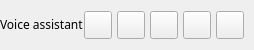
           <widget class="QFrame" name="contentTopBg">
            <property name="minimumSize">
             <size>
              <width>0</width>
              <height>50</height>
             </size>
            </property>
            <property name="maximumSize">
             <size>
              <width>16777215</width>
              <height>50</height>
             </size>
            </property>
            <property name="frameShape">
             <enum>QFrame::NoFrame</enum>
            </property>
            <property name="frameShadow">
             <enum>QFrame::Raised</enum>
            </property>
            <layout class="QHBoxLayout" name="horizontalLayout">
             <property name="spacing">
              <number>0</number>
             </property>
             <property name="leftMargin">
              <number>0</number>
             </property>
             <property name="topMargin">
              <number>0</number>
             </property>
             <property name="rightMargin">
              <number>10</number>
             </property>
             <property name="bottomMargin">
              <number>0</number>
             </property>
             <item>
              <widget class="QFrame" name="leftBox">
               <property name="sizePolicy">
                <sizepolicy hsizetype="Expanding" vsizetype="Preferred">
                 <horstretch>0</horstretch>
                 <verstretch>0</verstretch>
                </sizepolicy>
               </property>
               <property name="frameShape">
                <enum>QFrame::NoFrame</enum>
               </property>
               <property name="frameShadow">
                <enum>QFrame::Raised</enum>
               </property>
               <layout class="QHBoxLayout" name="horizontalLayout_3">
                <property name="spacing">
                 <number>0</number>
                </property>
                <property name="leftMargin">
                 <number>0</number>
                </property>
                <property name="topMargin">
                 <number>0</number>
                </property>
                <property name="rightMargin">
                 <number>0</number>
                </property>
                <property name="bottomMargin">
                 <number>0</number>
                </property>
                <item>
                 <widget class="QLabel" name="titleRightInfo">
                  <property name="sizePolicy">
                   <sizepolicy hsizetype="Preferred" vsizetype="Expanding">
                    <horstretch>0</horstretch>
                    <verstretch>0</verstretch>
                   </sizepolicy>
                  </property>
                  <property name="maximumSize">
                   <size>
                    <width>16777215</width>
                    <height>45</height>
                   </size>
                  </property>
                  <property name="font">
                   <font>
                    <family>Peak 5pt</family>
                    <pointsize>9</pointsize>
                    <italic>false</italic>
                    <bold>false</bold>
                   </font>
                  </property>
                  <property name="styleSheet">
                   <string notr="true">font: 9pt &quot;Peak 5pt&quot;;</string>
                  </property>
                  <property name="text">
                   <string>Voice assistant</string>
                  </property>
                  <property name="alignment">
                   <set>Qt::AlignLeading|Qt::AlignLeft|Qt::AlignVCenter</set>
                  </property>
                 </widget>
                </item>
               </layout>
              </widget>
             </item>
             <item alignment="Qt::AlignRight">
              <widget class="QFrame" name="rightButtons">
               <property name="minimumSize">
                <size>
                 <width>0</width>
                 <height>28</height>
                </size>
               </property>
               <property name="frameShape">
                <enum>QFrame::NoFrame</enum>
               </property>
               <property name="frameShadow">
                <enum>QFrame::Raised</enum>
               </property>
               <layout class="QHBoxLayout" name="horizontalLayout_2">
                <property name="spacing">
                 <number>5</number>
                </property>
                <property name="leftMargin">
                 <number>0</number>
                </property>
                <property name="topMargin">
                 <number>0</number>
                </property>
                <property name="rightMargin">
                 <number>0</number>
                </property>
                <property name="bottomMargin">
                 <number>0</number>
                </property>
                <item>
                 <widget class="QPushButton" name="tetris_button">
                  <property name="minimumSize">
                   <size>
                    <width>28</width>
                    <height>28</height>
                   </size>
                  </property>
                  <property name="maximumSize">
                   <size>
                    <width>28</width>
                    <height>28</height>
                   </size>
                  </property>
                  <property name="cursor">
                   <cursorShape>PointingHandCursor</cursorShape>
                  </property>
                  <property name="toolTip">
                   <string>Tetris</string>
                  </property>
                  <property name="text">
                   <string/>
                  </property>
                  <property name="icon">
                   <iconset>
                    <normaloff>images/icons/tetris1_icon.png</normaloff>images/icons/tetris1_icon.png</iconset>
                  </property>
                  <property name="iconSize">
                   <size>
                    <width>20</width>
                    <height>20</height>
                   </size>
                  </property>
                 </widget>
                </item>
                <item>
                 <widget class="QPushButton" name="settingsTopBtn">
                  <property name="minimumSize">
                   <size>
                    <width>28</width>
                    <height>28</height>
                   </size>
                  </property>
                  <property name="maximumSize">
                   <size>
                    <width>28</width>
                    <height>28</height>
                   </size>
                  </property>
                  <property name="cursor">
                   <cursorShape>PointingHandCursor</cursorShape>
                  </property>
                  <property name="toolTip">
                   <string>Settings</string>
                  </property>
                  <property name="text">
                   <string/>
                  </property>
                  <property name="icon">
                   <iconset resource="resources.qrc">
                    <normaloff>:/icons/images/icons/icon_settings.png</normaloff>:/icons/images/icons/icon_settings.png</iconset>
                  </property>
                  <property name="iconSize">
                   <size>
                    <width>20</width>
                    <height>20</height>
                   </size>
                  </property>
                 </widget>
                </item>
                <item>
                 <widget class="QPushButton" name="minimizeAppBtn">
                  <property name="minimumSize">
                   <size>
                    <width>28</width>
                    <height>28</height>
                   </size>
                  </property>
                  <property name="maximumSize">
                   <size>
                    <width>28</width>
                    <height>28</height>
                   </size>
                  </property>
                  <property name="cursor">
                   <cursorShape>PointingHandCursor</cursorShape>
                  </property>
                  <property name="toolTip">
                   <string>Minimize</string>
                  </property>
                  <property name="text">
                   <string/>
                  </property>
                  <property name="icon">
                   <iconset resource="resources.qrc">
                    <normaloff>:/icons/images/icons/icon_minimize.png</normaloff>:/icons/images/icons/icon_minimize.png</iconset>
                  </property>
                  <property name="iconSize">
                   <size>
                    <width>20</width>
                    <height>20</height>
                   </size>
                  </property>
                 </widget>
                </item>
                <item>
                 <widget class="QPushButton" name="maximizeRestoreAppBtn">
                  <property name="minimumSize">
                   <size>
                    <width>28</width>
                    <height>28</height>
                   </size>
                  </property>
                  <property name="maximumSize">
                   <size>
                    <width>28</width>
                    <height>28</height>
                   </size>
                  </property>
                  <property name="font">
                   <font>
                    <family>Segoe UI</family>
                    <pointsize>10</pointsize>
                    <italic>false</italic>
                    <bold>false</bold>
                    <stylestrategy>PreferDefault</stylestrategy>
                   </font>
                  </property>
                  <property name="cursor">
                   <cursorShape>PointingHandCursor</cursorShape>
                  </property>
                  <property name="toolTip">
                   <string>Maximize</string>
                  </property>
                  <property name="text">
                   <string/>
                  </property>
                  <property name="icon">
                   <iconset resource="resources.qrc">
                    <normaloff>:/icons/images/icons/icon_maximize.png</normaloff>:/icons/images/icons/icon_maximize.png</iconset>
                  </property>
                  <property name="iconSize">
                   <size>
                    <width>20</width>
                    <height>20</height>
                   </size>
                  </property>
                 </widget>
                </item>
                <item>
                 <widget class="QPushButton" name="closeAppBtn">
                  <property name="minimumSize">
                   <size>
                    <width>28</width>
                    <height>28</height>
                   </size>
                  </property>
                  <property name="maximumSize">
                   <size>
                    <width>28</width>
                    <height>28</height>
                   </size>
                  </property>
                  <property name="cursor">
                   <cursorShape>PointingHandCursor</cursorShape>
                  </property>
                  <property name="toolTip">
                   <string>Close</string>
                  </property>
                  <property name="text">
                   <string/>
                  </property>
                  <property name="icon">
                   <iconset resource="resources.qrc">
                    <normaloff>:/icons/images/icons/icon_close.png</normaloff>:/icons/images/icons/icon_close.png</iconset>
                  </property>
                  <property name="iconSize">
                   <size>
                    <width>20</width>
                    <height>20</height>
                   </size>
                  </property>
                 </widget>
                </item>
               </layout>
              </widget>
             </item>
            </layout>
           </widget>
